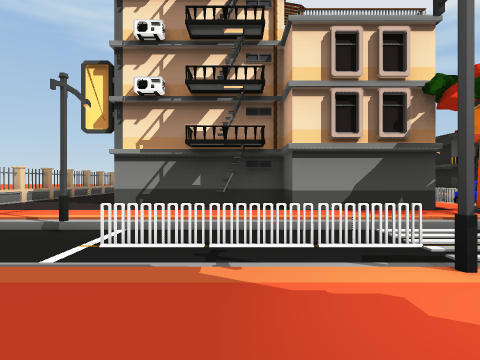
view 1 (above)

24 first-person views from a walk through a 3-D level made in the Unity game engine. The camera is 1.4 m above the floor, looks level and sees 75° across. The floor is counted in squares, 2 m on a side. Each view is taken from the middle of a square. On the plan, view 1 faces up. The plan holds only what a view shows up to about 10 squares ahead; the rest is blank. The place goes on beyond the plan. The player is left out. Surface patterns are stand-ins for the level's own textures.

view 2
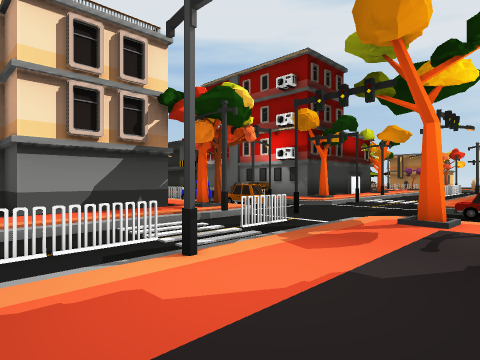

view 3
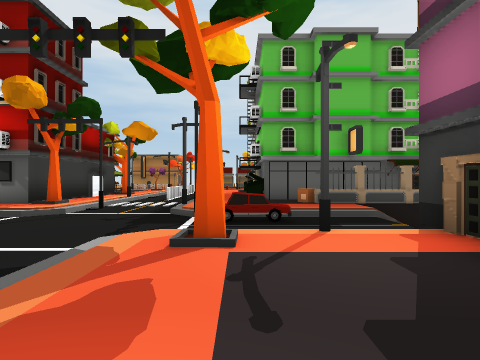

view 4
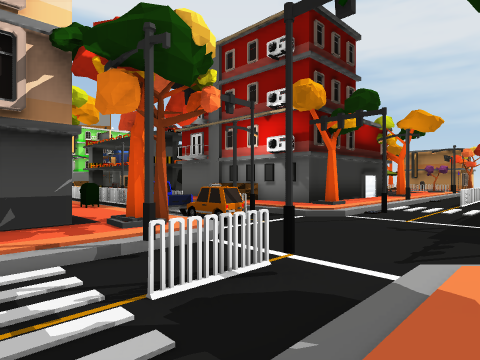

view 5
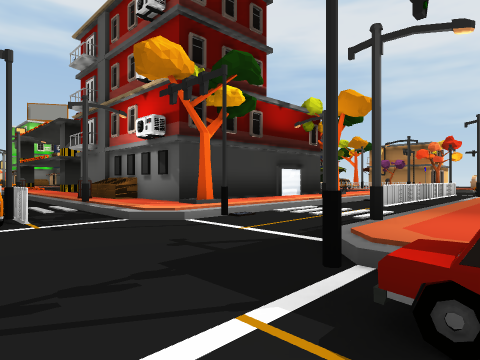

view 6
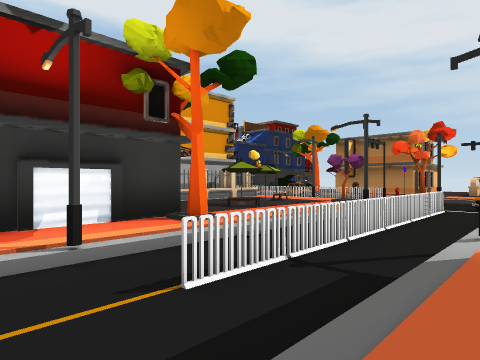

view 7
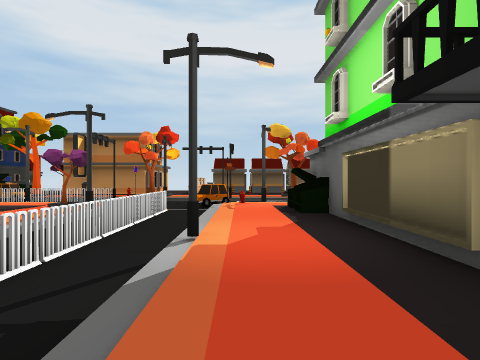

view 8
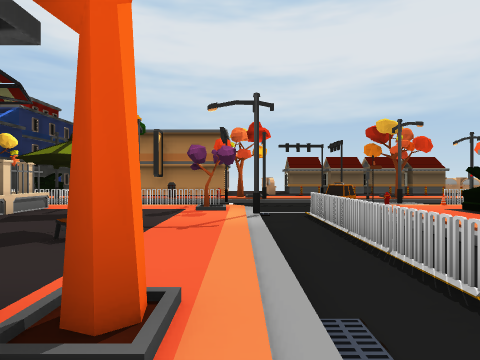

view 9
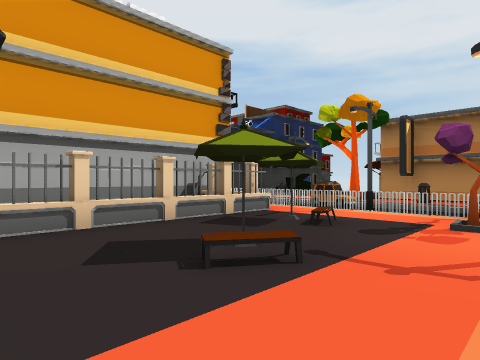

view 10
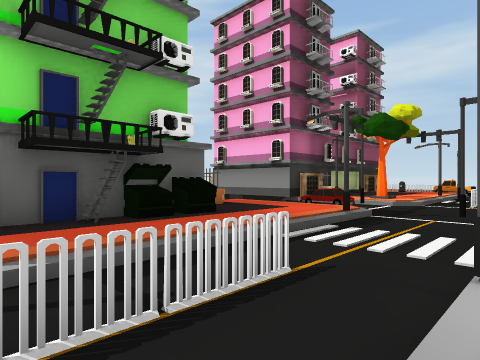

view 11
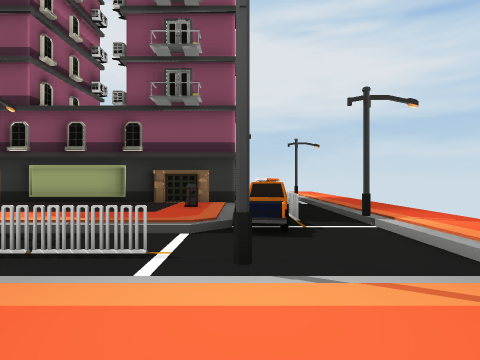

view 12
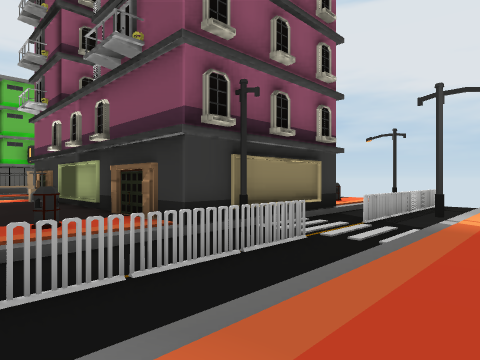

view 13
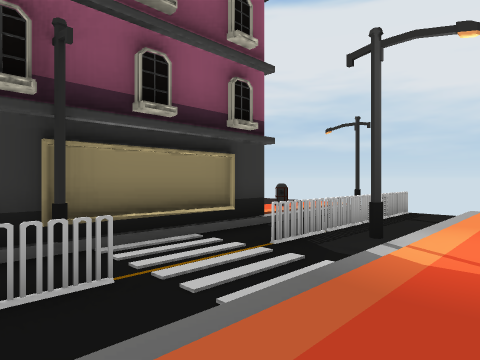

view 14
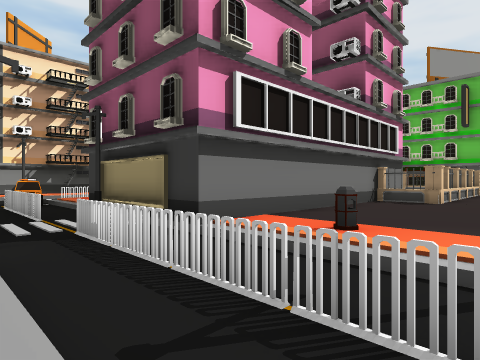

view 15
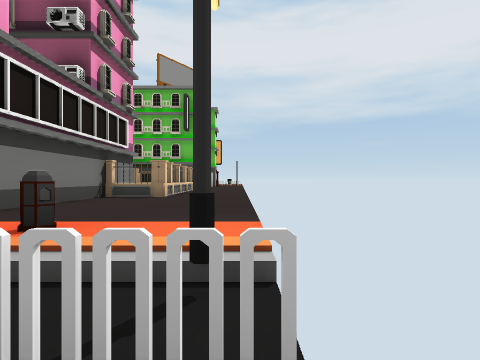

view 16
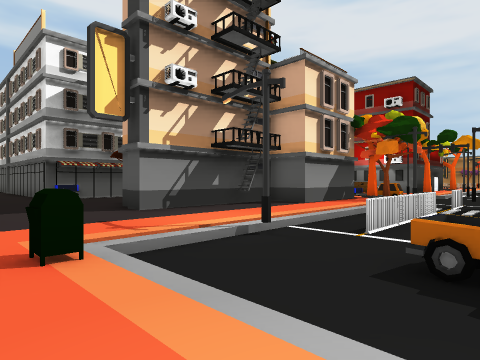

view 17
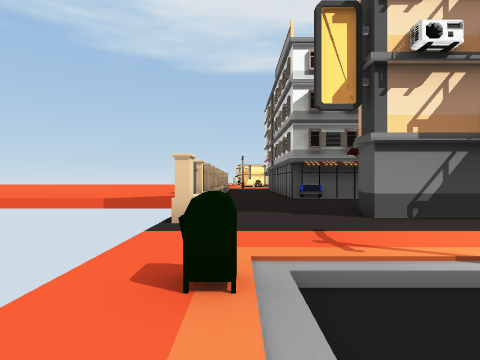

view 18
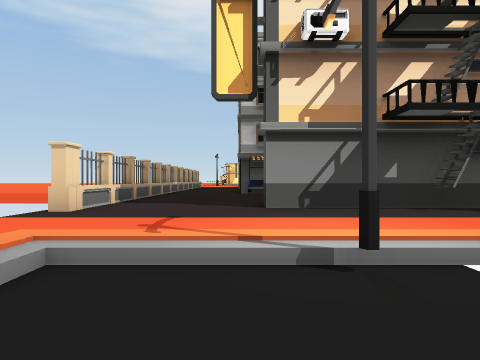

view 19
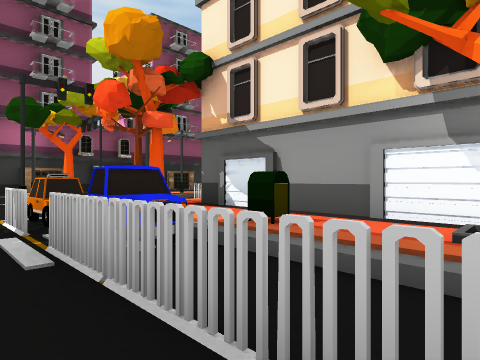

view 20
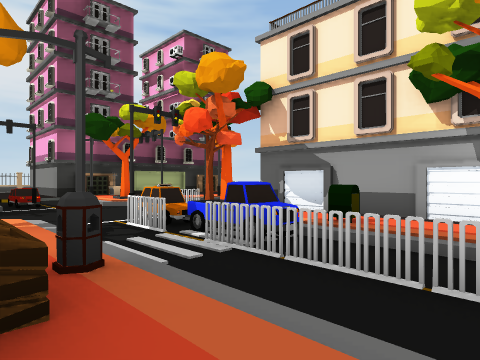

view 21
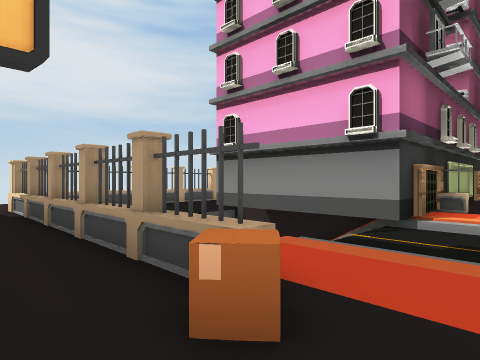

view 22
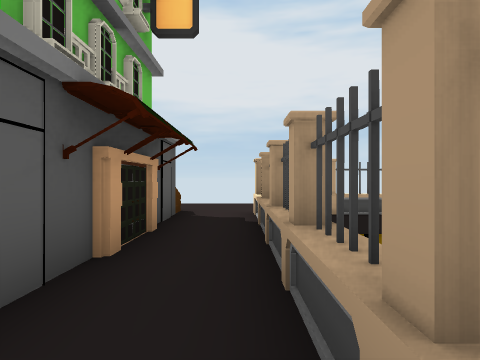

view 23
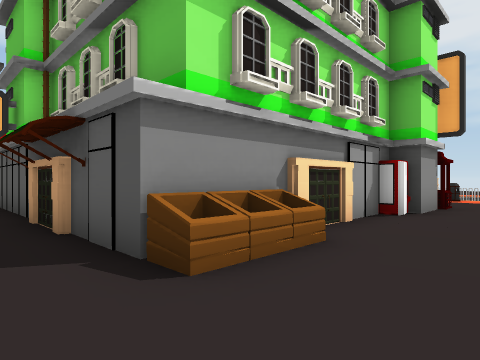

view 24
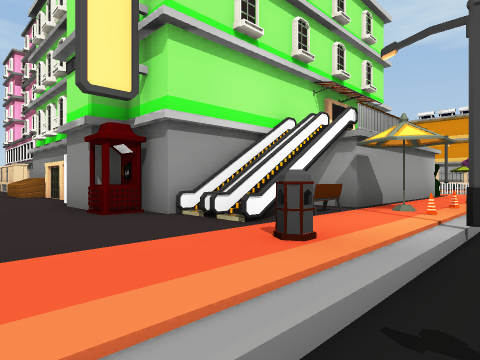

### Floor plan
Key: @ floor where view 1 was taken; # wall or solid block; x gap in a wall; . main floor; - floor 0.25 m lower than the main floor; / step, stairs or slope; = window, fence, low wall or low ledge; C car; B building; T tree; S streetlight; F fence; A taxi; M mailbox; I bin; R truck; E bench; O other object.
Columns run from 7 left of view 1 to 26 right of it. Each row starts with its distance up from view 1.
 13 #....       OT/F-..       ######
 12 #....       ../F-.            =
 11 #....       .M/F-.#       ==##=..
 10 #...#       ..CF-IB      ........
  9 =...######  ..CC-S#      .....O.S
  8 #........###BO/F-.#      ..O.....
  7 ............#TAF-.OT..###OT....T.
  6 .............O---/....S.......S./
  5 .M--S-------S----#----------------
  4 ..---/FFxF-FF----------FFFFFFFFF--
  3 ..--R/////////---/S///////S/////AA
  2 ..SRR....S.././-C..............OO
  1 ..-F/.......OT/-C...............S
  0 ..-F/I.@.....S -C....#########B.O
 -1 ..-F/........./--..O.        ##.
 -2 ..-F###########--.=..         #.
 -3 ..-FS       ##B  //..         #..
 -4 ..--#       #     #..         #.O
 -5 ..--#       #      .B        ##O/
 -6 .SSF##      #      .B        ##.O
 -7  .-F/########     #..        #E.S-
 -8  .-F/.......==   ==..#########B..-
 -9  .-F/I........     ..BB...B#B..I.-
-10  .-F/.......       ..............-
-11  .-FS.......       .....      ...-

Positions as (right, up) in squares from view 1, and headings:
1: (0, 0), facing up
2: (0, 0), facing up-right
3: (2, 1), facing right
4: (3, 2), facing up-right
5: (7, 1), facing up-right
6: (14, 2), facing up-right
7: (15, 2), facing right
8: (16, 6), facing right
9: (18, 6), facing up-right
10: (18, 6), facing down-left
11: (-3, 8), facing down
12: (-7, 1), facing down-right
13: (-7, -2), facing down-right
14: (-6, -11), facing up-right
15: (-5, -11), facing right
16: (-7, 2), facing up-right
17: (-6, 3), facing up
18: (-4, 3), facing up
19: (9, 13), facing down-left
20: (11, 13), facing down-left
21: (13, 0), facing down-left
22: (12, -2), facing down
23: (12, -11), facing up-right
24: (26, -11), facing up-left
